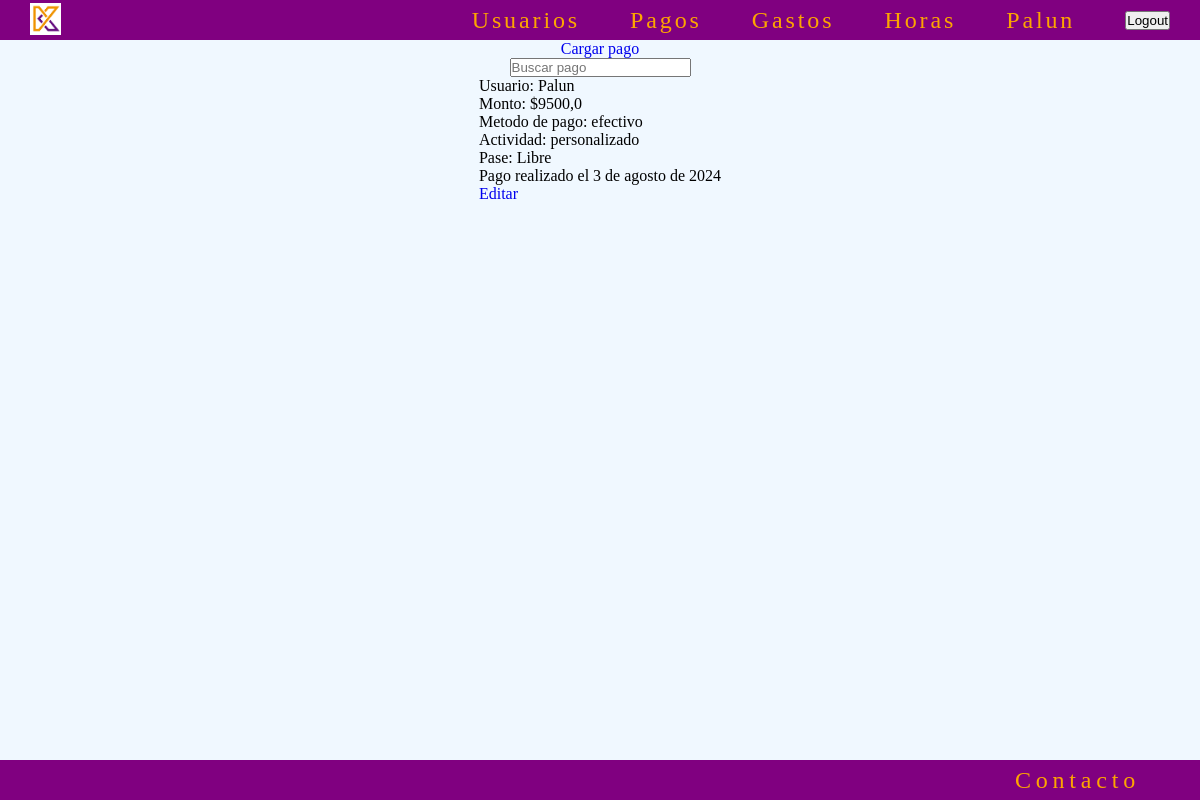
Screenshot of /pagos/lista/ (signed in) with the database file from the repository.
### pagos/models.py (models this page shows, shortened)
class Pagos(models.Model):
    usuario = models.ForeignKey(Usuarios, on_delete=models.DO_NOTHING)
    monto = models.FloatField()
    modo_pago = models.CharField(max_length=50, null=True, blank=True)
    actividad = models.CharField(max_length=50)
    pase = models.CharField(max_length=50, null=True, blank=True)
    fecha = models.DateField(auto_now=True)
    class Meta:
        verbose_name = 'pago'
        verbose_name_plural = 'pagos'

### usuarios/models.py (models this page shows)
class Usuarios(models.Model):
    user = models.OneToOneField(User, on_delete=models.CASCADE)
    dni = models.CharField(max_length=8)
    fecha_nacimiento = models.DateField()
    telefono = models.CharField(max_length=15)
    domicilio = models.CharField(max_length=150)
    instagram = models.CharField(max_length=150, null=True, blank=True)
    foto = models.ImageField(upload_to='fotos', null=True, blank=True)
    def __str__(self):
        return self.user.username
    class Meta:
        verbose_name = 'usuario'
        verbose_name_plural = 'usuarios'

### pagos/views.py (the view)
# urls.py: path('lista/', PagosList.as_view(), name='pagos_list'),
class PagosList(LoginRequiredMixin, ListView):
    model = Pagos
    context_object_name = 'pagos'
    def get_queryset(self):
        queryset = Pagos.objects.all()
        busqueda = self.request.GET.get("busqueda")
        if busqueda:
            queryset = queryset.filter(
                Q(usuario__user__username__icontains=busqueda) |
                Q(monto__icontains=busqueda) |
                Q(actividad__icontains=busqueda)
            )
        return queryset

### pagos/templates/pagos/pagos_list.html (shortened to what this page needs)
{% extends 'core/base.html' %}
{% block content %}
    <main class="contenedor_principal">
        <div>
            <a href="{% url 'pagos:pagos_create' %}">Cargar pago</a>
        </div>
        <div class="busqueda">
            <form action="{% url 'pagos:pagos_list' %}" method="get">
                <input type="text" name="busqueda" placeholder="Buscar pago">
            </form>
        </div>
        <div class="card-pagos-container">
            {% for object in object_list %}
                <div class="card-pagos">
                    <p>Usuario: {{ object.usuario }}</p>
                    <p>Monto: ${{ object.monto }}</p>
                    <p>Metodo de pago: {{ object.modo_pago }}</p>
                    <p>Actividad: {{ object.actividad }}</p>
                    <p>Pase: {{ object.pase }}</p>
                    <p>Pago realizado el {{ object.fecha }}</p>
                    <a href="{% url 'pagos:pagos_update' object.id %}">Editar</a>
                </div>
            {% endfor %}
        </div>
    </main>
{% endblock content %}

### core/templates/core/components/navbar.html (shortened to what this page needs)
{% load static %}
<header>
    <ul>
        <li class="logo-header"><a href="{% url 'core:index' %}"><img src="{% static 'img/kinef_logo1.png' %}" alt="Logo de Kinef" width="" height="" class="imagen-logo"></a></li>
        {% if user.is_superuser %}
        <li><a href="{% url 'usuarios:index' %}">Usuarios</a></li>
        <li><a href="{% url 'pagos:index' %}">Pagos</a></li>
        <li><a href="{% url 'gastos:index' %}">Gastos</a></li>
        <li><a href="">Horas</a></li>
        {% endif %}
        {% if user.is_authenticated %}
        <li><a href="">{{ user.username }}</a></li>
        <div>
            <form action="{% url 'usuarios:logout' %}" method="post">
                <button type="submit" class="logout">Logout</button>
            </form>
        </div>
        {% else %}
        <li><a href="{% url 'usuarios:login' %}" class="link">login</a></li>
        <li><a href="{% url 'usuarios:signup' %}" class="link">Crear Usuario</a></li>
        {% endif %}
    </ul>
</header>

### core/static/css/style.css (style rules this page uses)
* { padding: 0; margin: 0; text-decoration: none; list-style: none; }
body { display: flex; flex-direction: column; min-height: 100vh; }
header { display: flex; height: 5vh; background-color: purple; justify-content: center; }
header ul { display: flex; justify-content: center; align-items: center; gap: 50px; width: 95%; }
.logo-header { flex-grow: 1; }
.imagen-logo { transition-duration: .2s; }
header ul li a { color: rgb(253, 165, 0); text-decoration: none; font-size: 1.5em; letter-spacing: .12em; }
header img { margin-top: .5vh; height: 4vh; }
.contenedor_principal { display: flex; flex-direction: column; align-items: center; background-color: aliceblue; min-height: 90vh; }

### rows the page displays
Pagos: usuario "Palun", monto "9500,0", modo_pago "efectivo", actividad "personalizado", pase "Libre", fecha "3 de agosto de 2024"

### other values shown
{{ user.username }} "Palun"
